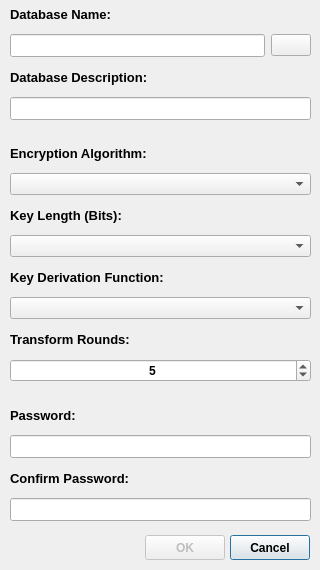
<?xml version="1.0" encoding="UTF-8"?>
<ui version="4.0">
 <class>DatabaseCreator</class>
 <widget class="QDialog" name="DatabaseCreator">
  <property name="geometry">
   <rect>
    <x>0</x>
    <y>0</y>
    <width>320</width>
    <height>570</height>
   </rect>
  </property>
  <property name="minimumSize">
   <size>
    <width>320</width>
    <height>570</height>
   </size>
  </property>
  <property name="maximumSize">
   <size>
    <width>320</width>
    <height>570</height>
   </size>
  </property>
  <property name="windowTitle">
   <string>Create New Database</string>
  </property>
  <widget class="QPushButton" name="CancelPushButton">
   <property name="geometry">
    <rect>
     <x>230</x>
     <y>535</y>
     <width>80</width>
     <height>25</height>
    </rect>
   </property>
   <property name="sizePolicy">
    <sizepolicy hsizetype="Maximum" vsizetype="Fixed">
     <horstretch>0</horstretch>
     <verstretch>0</verstretch>
    </sizepolicy>
   </property>
   <property name="font">
    <font>
     <bold>true</bold>
    </font>
   </property>
   <property name="text">
    <string>Cancel</string>
   </property>
   <property name="icon">
    <iconset theme="QIcon::ThemeIcon::ApplicationExit"/>
   </property>
  </widget>
  <widget class="QPushButton" name="OkPushButton">
   <property name="enabled">
    <bool>false</bool>
   </property>
   <property name="geometry">
    <rect>
     <x>145</x>
     <y>535</y>
     <width>80</width>
     <height>25</height>
    </rect>
   </property>
   <property name="sizePolicy">
    <sizepolicy hsizetype="Maximum" vsizetype="Fixed">
     <horstretch>0</horstretch>
     <verstretch>0</verstretch>
    </sizepolicy>
   </property>
   <property name="font">
    <font>
     <bold>true</bold>
    </font>
   </property>
   <property name="text">
    <string>OK</string>
   </property>
   <property name="icon">
    <iconset theme="QIcon::ThemeIcon::DocumentSave"/>
   </property>
  </widget>
  <widget class="QWidget" name="layoutWidget">
   <property name="geometry">
    <rect>
     <x>0</x>
     <y>0</y>
     <width>311</width>
     <height>521</height>
    </rect>
   </property>
   <layout class="QVBoxLayout" name="DatabaseCreatorLayout" stretch="2,0,2,2,1,2,2,2,2,2,2,2,2,1,2,2,2,2">
    <property name="leftMargin">
     <number>10</number>
    </property>
    <property name="rightMargin">
     <number>0</number>
    </property>
    <item>
     <widget class="QLabel" name="DatabaseNameLabel">
      <property name="font">
       <font>
        <pointsize>10</pointsize>
        <bold>true</bold>
       </font>
      </property>
      <property name="text">
       <string>Database Name:</string>
      </property>
      <property name="alignment">
       <set>Qt::AlignmentFlag::AlignLeading|Qt::AlignmentFlag::AlignLeft|Qt::AlignmentFlag::AlignVCenter</set>
      </property>
     </widget>
    </item>
    <item>
     <layout class="QHBoxLayout" name="DatabaseCreatorNameLayout">
      <item>
       <widget class="QLineEdit" name="DatabaseNameLineEdit">
        <property name="enabled">
         <bool>true</bool>
        </property>
        <property name="font">
         <font>
          <pointsize>10</pointsize>
          <bold>true</bold>
         </font>
        </property>
        <property name="alignment">
         <set>Qt::AlignmentFlag::AlignCenter</set>
        </property>
        <property name="readOnly">
         <bool>true</bool>
        </property>
       </widget>
      </item>
      <item>
       <widget class="QPushButton" name="DatabaseNameSelectPushButton">
        <property name="text">
         <string/>
        </property>
        <property name="icon">
         <iconset theme="QIcon::ThemeIcon::DocumentOpen"/>
        </property>
       </widget>
      </item>
     </layout>
    </item>
    <item>
     <widget class="QLabel" name="DatabaseDescriptionLabel">
      <property name="font">
       <font>
        <pointsize>10</pointsize>
        <bold>true</bold>
       </font>
      </property>
      <property name="text">
       <string>Database Description:</string>
      </property>
      <property name="alignment">
       <set>Qt::AlignmentFlag::AlignLeading|Qt::AlignmentFlag::AlignLeft|Qt::AlignmentFlag::AlignVCenter</set>
      </property>
     </widget>
    </item>
    <item>
     <widget class="QLineEdit" name="DatabaseDescriptionLineEdit">
      <property name="font">
       <font>
        <pointsize>10</pointsize>
        <bold>true</bold>
       </font>
      </property>
      <property name="alignment">
       <set>Qt::AlignmentFlag::AlignCenter</set>
      </property>
     </widget>
    </item>
    <item>
     <spacer name="DatabaseCreatorSpacer1">
      <property name="orientation">
       <enum>Qt::Orientation::Vertical</enum>
      </property>
      <property name="sizeHint" stdset="0">
       <size>
        <width>20</width>
        <height>5</height>
       </size>
      </property>
     </spacer>
    </item>
    <item>
     <widget class="QLabel" name="DatabaseEncryptionAlgorithmLabel">
      <property name="font">
       <font>
        <pointsize>10</pointsize>
        <bold>true</bold>
       </font>
      </property>
      <property name="text">
       <string>Encryption Algorithm:</string>
      </property>
      <property name="alignment">
       <set>Qt::AlignmentFlag::AlignLeading|Qt::AlignmentFlag::AlignLeft|Qt::AlignmentFlag::AlignVCenter</set>
      </property>
     </widget>
    </item>
    <item>
     <widget class="QComboBox" name="DatabaseEncryptionAlgorithmComboBox"/>
    </item>
    <item>
     <widget class="QLabel" name="DatabaseEncryptionKeyLengthLabel">
      <property name="font">
       <font>
        <pointsize>10</pointsize>
        <bold>true</bold>
       </font>
      </property>
      <property name="text">
       <string>Key Length (Bits):</string>
      </property>
      <property name="alignment">
       <set>Qt::AlignmentFlag::AlignLeading|Qt::AlignmentFlag::AlignLeft|Qt::AlignmentFlag::AlignVCenter</set>
      </property>
     </widget>
    </item>
    <item>
     <widget class="QComboBox" name="DatabaseEncryptionKeyLengthComboBox"/>
    </item>
    <item>
     <widget class="QLabel" name="DatabaseKeyDerivationFunctionLabel">
      <property name="font">
       <font>
        <pointsize>10</pointsize>
        <bold>true</bold>
       </font>
      </property>
      <property name="text">
       <string>Key Derivation Function:</string>
      </property>
      <property name="alignment">
       <set>Qt::AlignmentFlag::AlignLeading|Qt::AlignmentFlag::AlignLeft|Qt::AlignmentFlag::AlignVCenter</set>
      </property>
     </widget>
    </item>
    <item>
     <widget class="QComboBox" name="DatabaseKeyDerivationFunctionComboBox"/>
    </item>
    <item>
     <widget class="QLabel" name="DatabaseKeyDerivationTransformRoundsLabel">
      <property name="font">
       <font>
        <pointsize>10</pointsize>
        <bold>true</bold>
       </font>
      </property>
      <property name="text">
       <string>Transform Rounds:</string>
      </property>
      <property name="alignment">
       <set>Qt::AlignmentFlag::AlignLeading|Qt::AlignmentFlag::AlignLeft|Qt::AlignmentFlag::AlignVCenter</set>
      </property>
     </widget>
    </item>
    <item>
     <widget class="QSpinBox" name="DatabaseKeyDerivationTransformRoundsSpinBox">
      <property name="font">
       <font>
        <bold>true</bold>
       </font>
      </property>
      <property name="alignment">
       <set>Qt::AlignmentFlag::AlignCenter</set>
      </property>
      <property name="minimum">
       <number>1</number>
      </property>
      <property name="maximum">
       <number>50</number>
      </property>
      <property name="value">
       <number>5</number>
      </property>
     </widget>
    </item>
    <item>
     <spacer name="DatabaseCreatorSpacer2">
      <property name="orientation">
       <enum>Qt::Orientation::Vertical</enum>
      </property>
      <property name="sizeHint" stdset="0">
       <size>
        <width>20</width>
        <height>5</height>
       </size>
      </property>
     </spacer>
    </item>
    <item>
     <widget class="QLabel" name="DatabasePasswordLabel">
      <property name="font">
       <font>
        <pointsize>10</pointsize>
        <bold>true</bold>
       </font>
      </property>
      <property name="text">
       <string>Password:</string>
      </property>
      <property name="alignment">
       <set>Qt::AlignmentFlag::AlignLeading|Qt::AlignmentFlag::AlignLeft|Qt::AlignmentFlag::AlignVCenter</set>
      </property>
     </widget>
    </item>
    <item>
     <widget class="QLineEdit" name="DatabasePasswordLineEdit">
      <property name="font">
       <font>
        <pointsize>10</pointsize>
        <bold>true</bold>
       </font>
      </property>
      <property name="echoMode">
       <enum>QLineEdit::EchoMode::Password</enum>
      </property>
      <property name="alignment">
       <set>Qt::AlignmentFlag::AlignCenter</set>
      </property>
     </widget>
    </item>
    <item>
     <widget class="QLabel" name="DatabasePasswordRepeatLabel">
      <property name="font">
       <font>
        <pointsize>10</pointsize>
        <bold>true</bold>
       </font>
      </property>
      <property name="text">
       <string>Confirm Password:</string>
      </property>
      <property name="alignment">
       <set>Qt::AlignmentFlag::AlignLeading|Qt::AlignmentFlag::AlignLeft|Qt::AlignmentFlag::AlignVCenter</set>
      </property>
     </widget>
    </item>
    <item>
     <widget class="QLineEdit" name="DatabasePasswordRepeatLineEdit">
      <property name="font">
       <font>
        <pointsize>10</pointsize>
        <bold>true</bold>
       </font>
      </property>
      <property name="echoMode">
       <enum>QLineEdit::EchoMode::Password</enum>
      </property>
      <property name="alignment">
       <set>Qt::AlignmentFlag::AlignCenter</set>
      </property>
     </widget>
    </item>
   </layout>
  </widget>
 </widget>
 <resources/>
 <connections/>
</ui>
